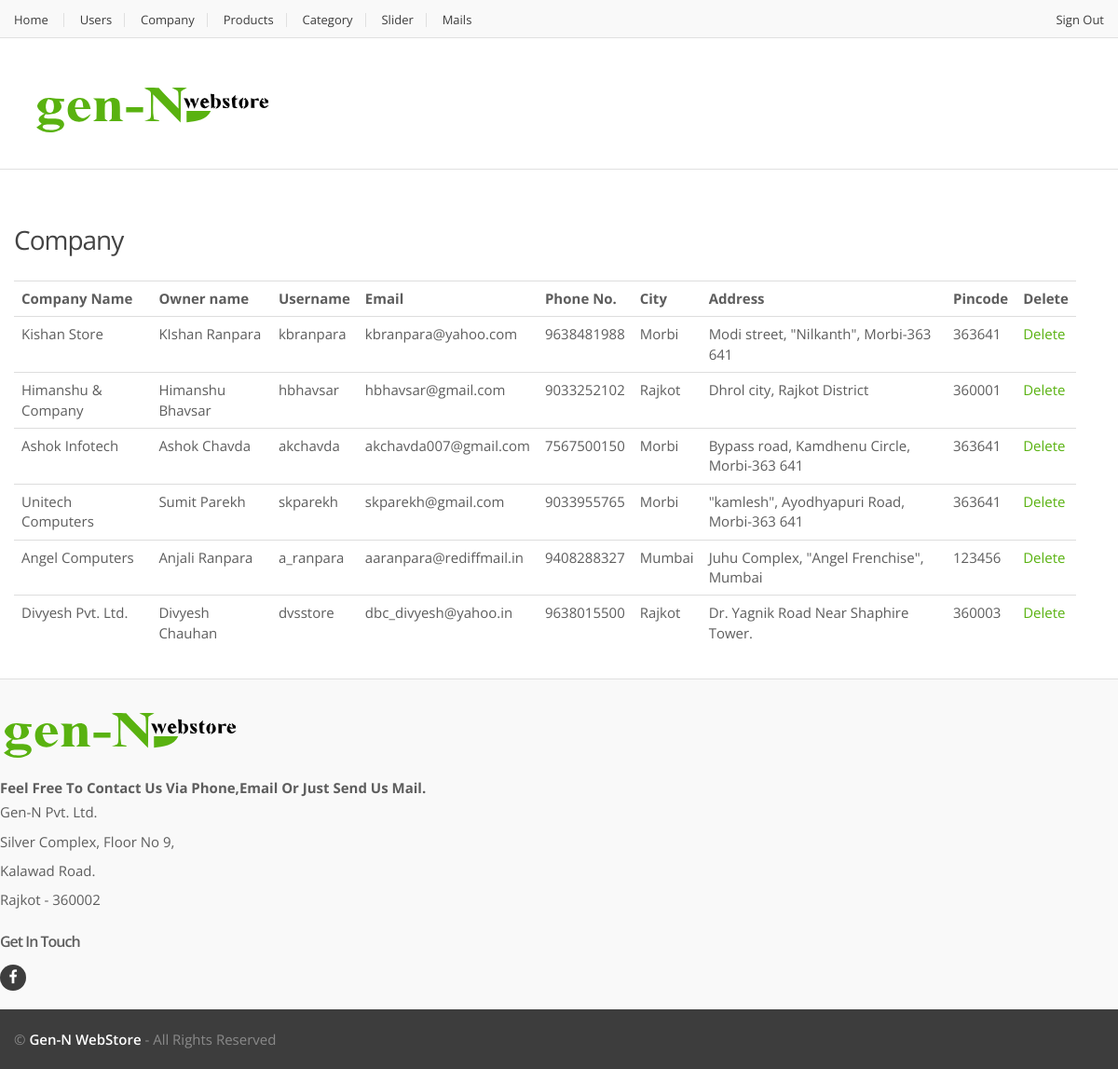
Page /admin/company.php (signed in) on the earlier database version.
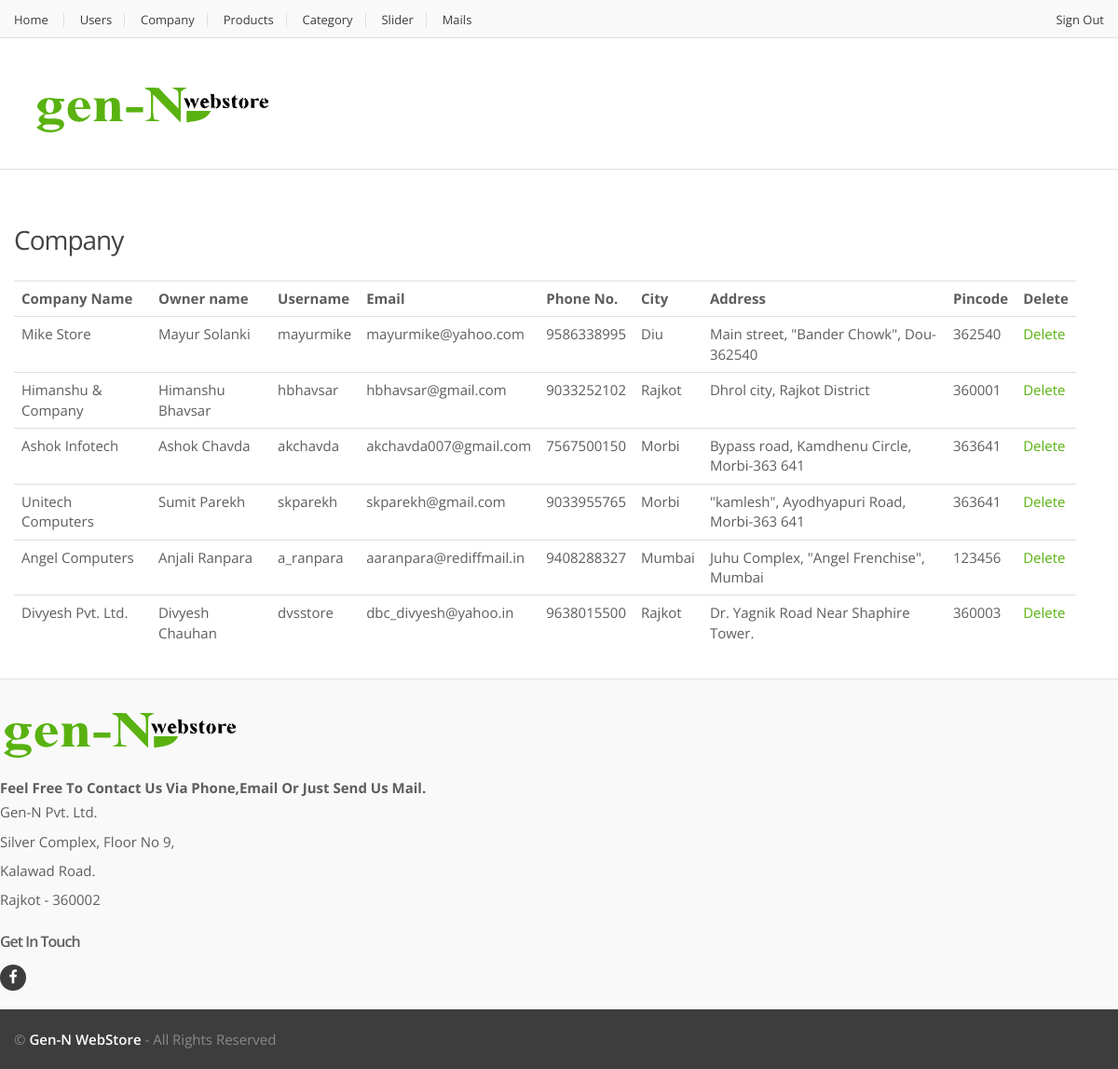
Same page on the later database version.
### tables this page shows
CREATE TABLE IF NOT EXISTS `company` (
  `c_id` int(9) NOT NULL,
  `org_name` varchar(45) NOT NULL DEFAULT '',
  `owner_name` varchar(45) NOT NULL DEFAULT '',
  `c_username` varchar(45) NOT NULL DEFAULT '',
  `c_password` varchar(30) NOT NULL DEFAULT '',
  `c_email` varchar(50) NOT NULL DEFAULT '',
  `c_mno` bigint(12) DEFAULT '0',
  `c_city` varchar(30) NOT NULL DEFAULT '',
  `c_address` varchar(200) NOT NULL DEFAULT '',
  `c_pcode` int(6) NOT NULL DEFAULT '0',
  `c_icon` varchar(30) NOT NULL DEFAULT ''
);

### admin/company.php (the view, shortened to what this page needs)
<!DOCTYPE html>
<html lang="en">
	<head>
	    <link rel="stylesheet" href="../assets/css/bootstrap.min.css">
	    <link rel="stylesheet" href="../assets/css/main.css">
	    <link rel="stylesheet" href="../assets/css/green.css">
	    <link rel="stylesheet" href="../assets/css/owl.carousel.css">
		<link rel="stylesheet" href="../assets/css/owl.transitions.css">
		<link rel="stylesheet" href="../assets/css/animate.min.css">
		<link rel="stylesheet" href="../assets/css/config.css">
		<link href="../assets/css/green.css" rel="alternate stylesheet" title="Green color">
		<link href="../assets/css/blue.css" rel="alternate stylesheet" title="Blue color">
		<link href="../assets/css/red.css" rel="alternate stylesheet" title="Red color">
		<link href="../assets/css/orange.css" rel="alternate stylesheet" title="Orange color">
		<link href="../assets/css/navy.css" rel="alternate stylesheet" title="Navy color">
		<link href="../assets/css/dark-green.css" rel="alternate stylesheet" title="Darkgreen color">
		<link rel="stylesheet" href="../assets/css/font-awesome.min.css">
	</head>
<body>
<?php
		include_once("adminh.php");
?>
<div class="wrapper">
<div id="top-banner-and-menu">
	<div class="container">
	<section class="section sign-in inner-right-xs">
		<h2 class="bordered">Company</h2>
		<div class="tab-pane" id="additional-info">
					<?php
						echo "<table border=0 class=table><tr><th>Company Name</th><th>Owner name</th><th>Username</th><th>Email</th><th>Phone No.</th><th>City</th><th>Address</th><th>Pincode</th><th>Delete</th></tr>";
						$rs=mysql_query("select * from company");
						while($v=mysql_fetch_array($rs))
						{
							echo "<tr><td>".$v['org_name']."</td><td>".$v['owner_name']."</td><td>".$v['c_username']."</td><td>".$v['c_email']."</td><td>".$v['c_mno']."</td><td>".$v['c_city']."</td><td>".$v['c_address']."</td><td>".$v['c_pcode']."</td><td><a href=company.php?delid=".$v['c_id'].">Delete</a></td></tr>";
						}
							echo"</table>";
					?>
			</div>
			</div>
</div>
</div>
	<?php include_once('../include/footer.php'); ?>
</body>
</html>

Differences in the rows shown:
changed company: org_name "Kishan Store" → "Mike Store"; owner_name "KIshan Ranpara" → "Mayur Solanki"; c_username "kbranpara" → "mayurmike"; c_email "kbranpara@yahoo.com" → "mayurmike@yahoo.com"; c_mno "9638481988" → "9586338995"; c_city "Morbi" → "Diu"; c_address "Modi street, \"Nilkanth\", Morbi-363 641" → "Main street, \"Bander Chowk\", Dou-362540"; c_pcode "363641" → "362540"
